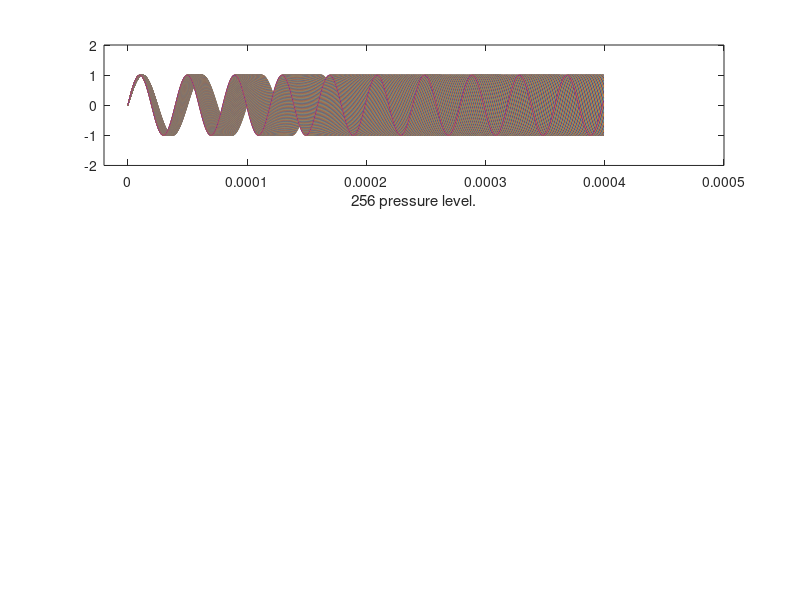

This chart was generated by the following MATLAB code:
%mducng/SoC/D2/G2touch
clc;
clear;
close all;
%%%%%%%%%%%%%%%%%%%%%%%%%%%%%%%%%%%%%%%%%%%%%%%%%%%%%%%%%%%%%%%%%%%%%%%%%%%
Fs                  =  1000000;                 % Sampling freq
fP                  =  20000;                   % Base freq
sps                 =  400;                     % # samples per symbol
ns                  =  0:(sps-1);               % Samples vectors
%%%%%%%%%%%%%%%%%%%%%%%%%%%%%%%%%%%%%%%%%%%%%%%%%%%%%%%%%%%%%%%%%%%%%%%%%%%
SymbolPressure1     =  sin(2*pi*ns*(fP+1*20)/Fs);
SymbolPressure2     =  sin(2*pi*ns*(fP+2*20)/Fs);
SymbolPressure3     =  sin(2*pi*ns*(fP+3*20)/Fs);
SymbolPressure4     =  sin(2*pi*ns*(fP+4*20)/Fs);
SymbolPressure5     =  sin(2*pi*ns*(fP+5*20)/Fs);
SymbolPressure6     =  sin(2*pi*ns*(fP+6*20)/Fs);
SymbolPressure7     =  sin(2*pi*ns*(fP+7*20)/Fs);
SymbolPressure8     =  sin(2*pi*ns*(fP+8*20)/Fs);
SymbolPressure9     =  sin(2*pi*ns*(fP+9*20)/Fs);
SymbolPressure10     =  sin(2*pi*ns*(fP+10*20)/Fs);
SymbolPressure11     =  sin(2*pi*ns*(fP+11*20)/Fs);
SymbolPressure12     =  sin(2*pi*ns*(fP+12*20)/Fs);
SymbolPressure13     =  sin(2*pi*ns*(fP+13*20)/Fs);
SymbolPressure14     =  sin(2*pi*ns*(fP+14*20)/Fs);
SymbolPressure15     =  sin(2*pi*ns*(fP+15*20)/Fs);
SymbolPressure16     =  sin(2*pi*ns*(fP+16*20)/Fs);
SymbolPressure17     =  sin(2*pi*ns*(fP+17*20)/Fs);
SymbolPressure18     =  sin(2*pi*ns*(fP+18*20)/Fs);
SymbolPressure19     =  sin(2*pi*ns*(fP+19*20)/Fs);
SymbolPressure20     =  sin(2*pi*ns*(fP+20*20)/Fs);
SymbolPressure21     =  sin(2*pi*ns*(fP+21*20)/Fs);
SymbolPressure22     =  sin(2*pi*ns*(fP+22*20)/Fs);
SymbolPressure23     =  sin(2*pi*ns*(fP+23*20)/Fs);
SymbolPressure24     =  sin(2*pi*ns*(fP+24*20)/Fs);
SymbolPressure25     =  sin(2*pi*ns*(fP+25*20)/Fs);
SymbolPressure26     =  sin(2*pi*ns*(fP+26*20)/Fs);
SymbolPressure27     =  sin(2*pi*ns*(fP+27*20)/Fs);
SymbolPressure28     =  sin(2*pi*ns*(fP+28*20)/Fs);
SymbolPressure29     =  sin(2*pi*ns*(fP+29*20)/Fs);
SymbolPressure30     =  sin(2*pi*ns*(fP+30*20)/Fs);
SymbolPressure31     =  sin(2*pi*ns*(fP+31*20)/Fs);
SymbolPressure32     =  sin(2*pi*ns*(fP+32*20)/Fs);
SymbolPressure33     =  sin(2*pi*ns*(fP+33*20)/Fs);
SymbolPressure34     =  sin(2*pi*ns*(fP+34*20)/Fs);
SymbolPressure35     =  sin(2*pi*ns*(fP+35*20)/Fs);
SymbolPressure36     =  sin(2*pi*ns*(fP+36*20)/Fs);
SymbolPressure37     =  sin(2*pi*ns*(fP+37*20)/Fs);
SymbolPressure38     =  sin(2*pi*ns*(fP+38*20)/Fs);
SymbolPressure39     =  sin(2*pi*ns*(fP+39*20)/Fs);
SymbolPressure40     =  sin(2*pi*ns*(fP+40*20)/Fs);
SymbolPressure41     =  sin(2*pi*ns*(fP+41*20)/Fs);
SymbolPressure42     =  sin(2*pi*ns*(fP+42*20)/Fs);
SymbolPressure43     =  sin(2*pi*ns*(fP+43*20)/Fs);
SymbolPressure44     =  sin(2*pi*ns*(fP+44*20)/Fs);
SymbolPressure45     =  sin(2*pi*ns*(fP+45*20)/Fs);
SymbolPressure46     =  sin(2*pi*ns*(fP+46*20)/Fs);
SymbolPressure47     =  sin(2*pi*ns*(fP+47*20)/Fs);
SymbolPressure48     =  sin(2*pi*ns*(fP+48*20)/Fs);
SymbolPressure49     =  sin(2*pi*ns*(fP+49*20)/Fs);
SymbolPressure50     =  sin(2*pi*ns*(fP+50*20)/Fs);
SymbolPressure51     =  sin(2*pi*ns*(fP+51*20)/Fs);
SymbolPressure52     =  sin(2*pi*ns*(fP+52*20)/Fs);
SymbolPressure53     =  sin(2*pi*ns*(fP+53*20)/Fs);
SymbolPressure54     =  sin(2*pi*ns*(fP+54*20)/Fs);
SymbolPressure55     =  sin(2*pi*ns*(fP+55*20)/Fs);
SymbolPressure56     =  sin(2*pi*ns*(fP+56*20)/Fs);
SymbolPressure57     =  sin(2*pi*ns*(fP+57*20)/Fs);
SymbolPressure58     =  sin(2*pi*ns*(fP+58*20)/Fs);
SymbolPressure59     =  sin(2*pi*ns*(fP+59*20)/Fs);
SymbolPressure60     =  sin(2*pi*ns*(fP+60*20)/Fs);
SymbolPressure61     =  sin(2*pi*ns*(fP+61*20)/Fs);
SymbolPressure62     =  sin(2*pi*ns*(fP+62*20)/Fs);
SymbolPressure63     =  sin(2*pi*ns*(fP+63*20)/Fs);
SymbolPressure64     =  sin(2*pi*ns*(fP+64*20)/Fs);
SymbolPressure65     =  sin(2*pi*ns*(fP+65*20)/Fs);
SymbolPressure66     =  sin(2*pi*ns*(fP+66*20)/Fs);
SymbolPressure67     =  sin(2*pi*ns*(fP+67*20)/Fs);
SymbolPressure68     =  sin(2*pi*ns*(fP+68*20)/Fs);
SymbolPressure69     =  sin(2*pi*ns*(fP+69*20)/Fs);
SymbolPressure70     =  sin(2*pi*ns*(fP+70*20)/Fs);
SymbolPressure71     =  sin(2*pi*ns*(fP+71*20)/Fs);
SymbolPressure72     =  sin(2*pi*ns*(fP+72*20)/Fs);
SymbolPressure73     =  sin(2*pi*ns*(fP+73*20)/Fs);
SymbolPressure74     =  sin(2*pi*ns*(fP+74*20)/Fs);
SymbolPressure75     =  sin(2*pi*ns*(fP+75*20)/Fs);
SymbolPressure76     =  sin(2*pi*ns*(fP+76*20)/Fs);
SymbolPressure77     =  sin(2*pi*ns*(fP+77*20)/Fs);
SymbolPressure78     =  sin(2*pi*ns*(fP+78*20)/Fs);
SymbolPressure79     =  sin(2*pi*ns*(fP+79*20)/Fs);
SymbolPressure80     =  sin(2*pi*ns*(fP+80*20)/Fs);
SymbolPressure81     =  sin(2*pi*ns*(fP+81*20)/Fs);
SymbolPressure82     =  sin(2*pi*ns*(fP+82*20)/Fs);
SymbolPressure83     =  sin(2*pi*ns*(fP+83*20)/Fs);
SymbolPressure84     =  sin(2*pi*ns*(fP+84*20)/Fs);
SymbolPressure85     =  sin(2*pi*ns*(fP+85*20)/Fs);
SymbolPressure86     =  sin(2*pi*ns*(fP+86*20)/Fs);
SymbolPressure87     =  sin(2*pi*ns*(fP+87*20)/Fs);
SymbolPressure88     =  sin(2*pi*ns*(fP+88*20)/Fs);
SymbolPressure89     =  sin(2*pi*ns*(fP+89*20)/Fs);
SymbolPressure90     =  sin(2*pi*ns*(fP+90*20)/Fs);
SymbolPressure91     =  sin(2*pi*ns*(fP+91*20)/Fs);
SymbolPressure92     =  sin(2*pi*ns*(fP+92*20)/Fs);
SymbolPressure93     =  sin(2*pi*ns*(fP+93*20)/Fs);
SymbolPressure94     =  sin(2*pi*ns*(fP+94*20)/Fs);
SymbolPressure95     =  sin(2*pi*ns*(fP+95*20)/Fs);
SymbolPressure96     =  sin(2*pi*ns*(fP+96*20)/Fs);
SymbolPressure97     =  sin(2*pi*ns*(fP+97*20)/Fs);
SymbolPressure98     =  sin(2*pi*ns*(fP+98*20)/Fs);
SymbolPressure99     =  sin(2*pi*ns*(fP+99*20)/Fs);
SymbolPressure100     =  sin(2*pi*ns*(fP+100*20)/Fs);
SymbolPressure101     =  sin(2*pi*ns*(fP+101*20)/Fs);
SymbolPressure102     =  sin(2*pi*ns*(fP+102*20)/Fs);
SymbolPressure103     =  sin(2*pi*ns*(fP+103*20)/Fs);
SymbolPressure104     =  sin(2*pi*ns*(fP+104*20)/Fs);
SymbolPressure105     =  sin(2*pi*ns*(fP+105*20)/Fs);
SymbolPressure106     =  sin(2*pi*ns*(fP+106*20)/Fs);
SymbolPressure107     =  sin(2*pi*ns*(fP+107*20)/Fs);
SymbolPressure108     =  sin(2*pi*ns*(fP+108*20)/Fs);
SymbolPressure109     =  sin(2*pi*ns*(fP+109*20)/Fs);
SymbolPressure110     =  sin(2*pi*ns*(fP+110*20)/Fs);
SymbolPressure111     =  sin(2*pi*ns*(fP+111*20)/Fs);
SymbolPressure112     =  sin(2*pi*ns*(fP+112*20)/Fs);
SymbolPressure113     =  sin(2*pi*ns*(fP+113*20)/Fs);
SymbolPressure114     =  sin(2*pi*ns*(fP+114*20)/Fs);
SymbolPressure115     =  sin(2*pi*ns*(fP+115*20)/Fs);
SymbolPressure116     =  sin(2*pi*ns*(fP+116*20)/Fs);
SymbolPressure117     =  sin(2*pi*ns*(fP+117*20)/Fs);
SymbolPressure118     =  sin(2*pi*ns*(fP+118*20)/Fs);
SymbolPressure119     =  sin(2*pi*ns*(fP+119*20)/Fs);
SymbolPressure120     =  sin(2*pi*ns*(fP+120*20)/Fs);
SymbolPressure121     =  sin(2*pi*ns*(fP+121*20)/Fs);
SymbolPressure122     =  sin(2*pi*ns*(fP+122*20)/Fs);
SymbolPressure123     =  sin(2*pi*ns*(fP+123*20)/Fs);
SymbolPressure124     =  sin(2*pi*ns*(fP+124*20)/Fs);
SymbolPressure125     =  sin(2*pi*ns*(fP+125*20)/Fs);
SymbolPressure126     =  sin(2*pi*ns*(fP+126*20)/Fs);
SymbolPressure127     =  sin(2*pi*ns*(fP+127*20)/Fs);
SymbolPressure128     =  sin(2*pi*ns*(fP+128*20)/Fs);
SymbolPressure129     =  sin(2*pi*ns*(fP+129*20)/Fs);
SymbolPressure130     =  sin(2*pi*ns*(fP+130*20)/Fs);
SymbolPressure131     =  sin(2*pi*ns*(fP+131*20)/Fs);
SymbolPressure132     =  sin(2*pi*ns*(fP+132*20)/Fs);
SymbolPressure133     =  sin(2*pi*ns*(fP+133*20)/Fs);
SymbolPressure134     =  sin(2*pi*ns*(fP+134*20)/Fs);
SymbolPressure135     =  sin(2*pi*ns*(fP+135*20)/Fs);
SymbolPressure136     =  sin(2*pi*ns*(fP+136*20)/Fs);
SymbolPressure137     =  sin(2*pi*ns*(fP+137*20)/Fs);
SymbolPressure138     =  sin(2*pi*ns*(fP+138*20)/Fs);
SymbolPressure139     =  sin(2*pi*ns*(fP+139*20)/Fs);
SymbolPressure140     =  sin(2*pi*ns*(fP+140*20)/Fs);
SymbolPressure141     =  sin(2*pi*ns*(fP+141*20)/Fs);
SymbolPressure142     =  sin(2*pi*ns*(fP+142*20)/Fs);
SymbolPressure143     =  sin(2*pi*ns*(fP+143*20)/Fs);
SymbolPressure144     =  sin(2*pi*ns*(fP+144*20)/Fs);
SymbolPressure145     =  sin(2*pi*ns*(fP+145*20)/Fs);
SymbolPressure146     =  sin(2*pi*ns*(fP+146*20)/Fs);
SymbolPressure147     =  sin(2*pi*ns*(fP+147*20)/Fs);
SymbolPressure148     =  sin(2*pi*ns*(fP+148*20)/Fs);
SymbolPressure149     =  sin(2*pi*ns*(fP+149*20)/Fs);
SymbolPressure150     =  sin(2*pi*ns*(fP+150*20)/Fs);
SymbolPressure151     =  sin(2*pi*ns*(fP+151*20)/Fs);
SymbolPressure152     =  sin(2*pi*ns*(fP+152*20)/Fs);
SymbolPressure153     =  sin(2*pi*ns*(fP+153*20)/Fs);
SymbolPressure154     =  sin(2*pi*ns*(fP+154*20)/Fs);
SymbolPressure155     =  sin(2*pi*ns*(fP+155*20)/Fs);
SymbolPressure156     =  sin(2*pi*ns*(fP+156*20)/Fs);
SymbolPressure157     =  sin(2*pi*ns*(fP+157*20)/Fs);
SymbolPressure158     =  sin(2*pi*ns*(fP+158*20)/Fs);
SymbolPressure159     =  sin(2*pi*ns*(fP+159*20)/Fs);
SymbolPressure160     =  sin(2*pi*ns*(fP+160*20)/Fs);
SymbolPressure161     =  sin(2*pi*ns*(fP+161*20)/Fs);
SymbolPressure162     =  sin(2*pi*ns*(fP+162*20)/Fs);
SymbolPressure163     =  sin(2*pi*ns*(fP+163*20)/Fs);
SymbolPressure164     =  sin(2*pi*ns*(fP+164*20)/Fs);
SymbolPressure165     =  sin(2*pi*ns*(fP+165*20)/Fs);
SymbolPressure166     =  sin(2*pi*ns*(fP+166*20)/Fs);
SymbolPressure167     =  sin(2*pi*ns*(fP+167*20)/Fs);
SymbolPressure168     =  sin(2*pi*ns*(fP+168*20)/Fs);
SymbolPressure169     =  sin(2*pi*ns*(fP+169*20)/Fs);
SymbolPressure170     =  sin(2*pi*ns*(fP+170*20)/Fs);
SymbolPressure171     =  sin(2*pi*ns*(fP+171*20)/Fs);
SymbolPressure172     =  sin(2*pi*ns*(fP+172*20)/Fs);
SymbolPressure173     =  sin(2*pi*ns*(fP+173*20)/Fs);
SymbolPressure174     =  sin(2*pi*ns*(fP+174*20)/Fs);
SymbolPressure175     =  sin(2*pi*ns*(fP+175*20)/Fs);
SymbolPressure176     =  sin(2*pi*ns*(fP+176*20)/Fs);
SymbolPressure177     =  sin(2*pi*ns*(fP+177*20)/Fs);
SymbolPressure178     =  sin(2*pi*ns*(fP+178*20)/Fs);
SymbolPressure179     =  sin(2*pi*ns*(fP+179*20)/Fs);
SymbolPressure180     =  sin(2*pi*ns*(fP+180*20)/Fs);
SymbolPressure181     =  sin(2*pi*ns*(fP+181*20)/Fs);
SymbolPressure182     =  sin(2*pi*ns*(fP+182*20)/Fs);
SymbolPressure183     =  sin(2*pi*ns*(fP+183*20)/Fs);
SymbolPressure184     =  sin(2*pi*ns*(fP+184*20)/Fs);
SymbolPressure185     =  sin(2*pi*ns*(fP+185*20)/Fs);
SymbolPressure186     =  sin(2*pi*ns*(fP+186*20)/Fs);
SymbolPressure187     =  sin(2*pi*ns*(fP+187*20)/Fs);
SymbolPressure188     =  sin(2*pi*ns*(fP+188*20)/Fs);
SymbolPressure189     =  sin(2*pi*ns*(fP+189*20)/Fs);
SymbolPressure190     =  sin(2*pi*ns*(fP+190*20)/Fs);
SymbolPressure191     =  sin(2*pi*ns*(fP+191*20)/Fs);
SymbolPressure192     =  sin(2*pi*ns*(fP+192*20)/Fs);
SymbolPressure193     =  sin(2*pi*ns*(fP+193*20)/Fs);
SymbolPressure194     =  sin(2*pi*ns*(fP+194*20)/Fs);
SymbolPressure195     =  sin(2*pi*ns*(fP+195*20)/Fs);
SymbolPressure196     =  sin(2*pi*ns*(fP+196*20)/Fs);
SymbolPressure197     =  sin(2*pi*ns*(fP+197*20)/Fs);
SymbolPressure198     =  sin(2*pi*ns*(fP+198*20)/Fs);
SymbolPressure199     =  sin(2*pi*ns*(fP+199*20)/Fs);
SymbolPressure200     =  sin(2*pi*ns*(fP+200*20)/Fs);
SymbolPressure201     =  sin(2*pi*ns*(fP+201*20)/Fs);
SymbolPressure202     =  sin(2*pi*ns*(fP+202*20)/Fs);
SymbolPressure203     =  sin(2*pi*ns*(fP+203*20)/Fs);
SymbolPressure204     =  sin(2*pi*ns*(fP+204*20)/Fs);
SymbolPressure205     =  sin(2*pi*ns*(fP+205*20)/Fs);
SymbolPressure206     =  sin(2*pi*ns*(fP+206*20)/Fs);
SymbolPressure207     =  sin(2*pi*ns*(fP+207*20)/Fs);
SymbolPressure208     =  sin(2*pi*ns*(fP+208*20)/Fs);
SymbolPressure209     =  sin(2*pi*ns*(fP+209*20)/Fs);
SymbolPressure210     =  sin(2*pi*ns*(fP+210*20)/Fs);
SymbolPressure211     =  sin(2*pi*ns*(fP+211*20)/Fs);
SymbolPressure212     =  sin(2*pi*ns*(fP+212*20)/Fs);
SymbolPressure213     =  sin(2*pi*ns*(fP+213*20)/Fs);
SymbolPressure214     =  sin(2*pi*ns*(fP+214*20)/Fs);
SymbolPressure215     =  sin(2*pi*ns*(fP+215*20)/Fs);
SymbolPressure216     =  sin(2*pi*ns*(fP+216*20)/Fs);
SymbolPressure217     =  sin(2*pi*ns*(fP+217*20)/Fs);
SymbolPressure218     =  sin(2*pi*ns*(fP+218*20)/Fs);
SymbolPressure219     =  sin(2*pi*ns*(fP+219*20)/Fs);
SymbolPressure220     =  sin(2*pi*ns*(fP+220*20)/Fs);
SymbolPressure221     =  sin(2*pi*ns*(fP+221*20)/Fs);
SymbolPressure222     =  sin(2*pi*ns*(fP+222*20)/Fs);
SymbolPressure223     =  sin(2*pi*ns*(fP+223*20)/Fs);
SymbolPressure224     =  sin(2*pi*ns*(fP+224*20)/Fs);
SymbolPressure225     =  sin(2*pi*ns*(fP+225*20)/Fs);
SymbolPressure226     =  sin(2*pi*ns*(fP+226*20)/Fs);
SymbolPressure227     =  sin(2*pi*ns*(fP+227*20)/Fs);
SymbolPressure228     =  sin(2*pi*ns*(fP+228*20)/Fs);
SymbolPressure229     =  sin(2*pi*ns*(fP+229*20)/Fs);
SymbolPressure230     =  sin(2*pi*ns*(fP+230*20)/Fs);
SymbolPressure231     =  sin(2*pi*ns*(fP+231*20)/Fs);
SymbolPressure232     =  sin(2*pi*ns*(fP+232*20)/Fs);
SymbolPressure233     =  sin(2*pi*ns*(fP+233*20)/Fs);
SymbolPressure234     =  sin(2*pi*ns*(fP+234*20)/Fs);
SymbolPressure235     =  sin(2*pi*ns*(fP+235*20)/Fs);
SymbolPressure236     =  sin(2*pi*ns*(fP+236*20)/Fs);
SymbolPressure237     =  sin(2*pi*ns*(fP+237*20)/Fs);
SymbolPressure238     =  sin(2*pi*ns*(fP+238*20)/Fs);
SymbolPressure239     =  sin(2*pi*ns*(fP+239*20)/Fs);
SymbolPressure240     =  sin(2*pi*ns*(fP+240*20)/Fs);
SymbolPressure241     =  sin(2*pi*ns*(fP+241*20)/Fs);
SymbolPressure242     =  sin(2*pi*ns*(fP+242*20)/Fs);
SymbolPressure243     =  sin(2*pi*ns*(fP+243*20)/Fs);
SymbolPressure244     =  sin(2*pi*ns*(fP+244*20)/Fs);
SymbolPressure245     =  sin(2*pi*ns*(fP+245*20)/Fs);
SymbolPressure246     =  sin(2*pi*ns*(fP+246*20)/Fs);
SymbolPressure247     =  sin(2*pi*ns*(fP+247*20)/Fs);
SymbolPressure248     =  sin(2*pi*ns*(fP+248*20)/Fs);
SymbolPressure249     =  sin(2*pi*ns*(fP+249*20)/Fs);
SymbolPressure250     =  sin(2*pi*ns*(fP+250*20)/Fs);
SymbolPressure251     =  sin(2*pi*ns*(fP+251*20)/Fs);
SymbolPressure252     =  sin(2*pi*ns*(fP+252*20)/Fs);
SymbolPressure253     =  sin(2*pi*ns*(fP+253*20)/Fs);
SymbolPressure254     =  sin(2*pi*ns*(fP+254*20)/Fs);
SymbolPressure255     =  sin(2*pi*ns*(fP+255*20)/Fs);
SymbolPressure256     =  sin(2*pi*ns*(fP+256*20)/Fs);
%%%%%%%%%%%%%%%%%%%%%%%%%%%%%%%%%%%%%%%%%%%%%%%%%%%%%%%%%%%%%%%%%%%%%%%%%%%
tS                  = (0:length(SymbolPressure1)-1)*1/Fs;  %t received symbol
%%%%%%%%%%%%%%%%%%%%%%%%%%%%%%%%%%%%%%%%%%%%%%%%%%%%%%%%%%%%%%%%%%%%%%%%%%%
subplot(3,1,1);
plot(tS,SymbolPressure1,...
tS,SymbolPressure2,...
tS,SymbolPressure3,...
tS,SymbolPressure4,...
tS,SymbolPressure5,...
tS,SymbolPressure6,...
tS,SymbolPressure7,...
tS,SymbolPressure8,...
tS,SymbolPressure9,...
tS,SymbolPressure10,...
tS,SymbolPressure11,...
tS,SymbolPressure12,...
tS,SymbolPressure13,...
tS,SymbolPressure14,...
tS,SymbolPressure15,...
tS,SymbolPressure16,...
tS,SymbolPressure17,...
tS,SymbolPressure18,...
tS,SymbolPressure19,...
tS,SymbolPressure20,...
tS,SymbolPressure21,...
tS,SymbolPressure22,...
tS,SymbolPressure23,...
tS,SymbolPressure24,...
tS,SymbolPressure25,...
tS,SymbolPressure26,...
tS,SymbolPressure27,...
tS,SymbolPressure28,...
tS,SymbolPressure29,...
tS,SymbolPressure30,...
tS,SymbolPressure31,...
tS,SymbolPressure32,...
tS,SymbolPressure33,...
tS,SymbolPressure34,...
tS,SymbolPressure35,...
tS,SymbolPressure36,...
tS,SymbolPressure37,...
tS,SymbolPressure38,...
tS,SymbolPressure39,...
tS,SymbolPressure40,...
tS,SymbolPressure41,...
tS,SymbolPressure42,...
tS,SymbolPressure43,...
tS,SymbolPressure44,...
tS,SymbolPressure45,...
tS,SymbolPressure46,...
tS,SymbolPressure47,...
tS,SymbolPressure48,...
tS,SymbolPressure49,...
tS,SymbolPressure50,...
tS,SymbolPressure51,...
tS,SymbolPressure52,...
tS,SymbolPressure53,...
tS,SymbolPressure54,...
tS,SymbolPressure55,...
tS,SymbolPressure56,...
tS,SymbolPressure57,...
tS,SymbolPressure58,...
tS,SymbolPressure59,...
tS,SymbolPressure60,...
tS,SymbolPressure61,...
tS,SymbolPressure62,...
tS,SymbolPressure63,...
tS,SymbolPressure64,...
tS,SymbolPressure65,...
tS,SymbolPressure66,...
tS,SymbolPressure67,...
tS,SymbolPressure68,...
tS,SymbolPressure69,...
tS,SymbolPressure70,...
tS,SymbolPressure71,...
tS,SymbolPressure72,...
tS,SymbolPressure73,...
tS,SymbolPressure74,...
tS,SymbolPressure75,...
tS,SymbolPressure76,...
tS,SymbolPressure77,...
tS,SymbolPressure78,...
tS,SymbolPressure79,...
tS,SymbolPressure80,...
tS,SymbolPressure81,...
tS,SymbolPressure82,...
tS,SymbolPressure83,...
tS,SymbolPressure84,...
tS,SymbolPressure85,...
tS,SymbolPressure86,...
tS,SymbolPressure87,...
tS,SymbolPressure88,...
tS,SymbolPressure89,...
tS,SymbolPressure90,...
tS,SymbolPressure91,...
tS,SymbolPressure92,...
tS,SymbolPressure93,...
tS,SymbolPressure94,...
tS,SymbolPressure95,...
tS,SymbolPressure96,...
tS,SymbolPressure97,...
tS,SymbolPressure98,...
tS,SymbolPressure99,...
tS,SymbolPressure100,...
tS,SymbolPressure101,...
tS,SymbolPressure102,...
tS,SymbolPressure103,...
tS,SymbolPressure104,...
tS,SymbolPressure105,...
tS,SymbolPressure106,...
tS,SymbolPressure107,...
tS,SymbolPressure108,...
tS,SymbolPressure109,...
tS,SymbolPressure110,...
tS,SymbolPressure111,...
tS,SymbolPressure112,...
tS,SymbolPressure113,...
tS,SymbolPressure114,...
tS,SymbolPressure115,...
tS,SymbolPressure116,...
tS,SymbolPressure117,...
tS,SymbolPressure118,...
tS,SymbolPressure119,...
tS,SymbolPressure120,...
tS,SymbolPressure121,...
tS,SymbolPressure122,...
tS,SymbolPressure123,...
tS,SymbolPressure124,...
tS,SymbolPressure125,...
tS,SymbolPressure126,...
tS,SymbolPressure127,...
tS,SymbolPressure128,...
tS,SymbolPressure129,...
tS,SymbolPressure130,...
tS,SymbolPressure131,...
tS,SymbolPressure132,...
tS,SymbolPressure133,...
tS,SymbolPressure134,...
tS,SymbolPressure135,...
tS,SymbolPressure136,...
tS,SymbolPressure137,...
tS,SymbolPressure138,...
tS,SymbolPressure139,...
tS,SymbolPressure140,...
tS,SymbolPressure141,...
tS,SymbolPressure142,...
tS,SymbolPressure143,...
tS,SymbolPressure144,...
tS,SymbolPressure145,...
tS,SymbolPressure146,...
tS,SymbolPressure147,...
tS,SymbolPressure148,...
tS,SymbolPressure149,...
tS,SymbolPressure150,...
tS,SymbolPressure151,...
tS,SymbolPressure152,...
tS,SymbolPressure153,...
tS,SymbolPressure154,...
tS,SymbolPressure155,...
tS,SymbolPressure156,...
tS,SymbolPressure157,...
tS,SymbolPressure158,...
tS,SymbolPressure159,...
tS,SymbolPressure160,...
tS,SymbolPressure161,...
tS,SymbolPressure162,...
tS,SymbolPressure163,...
tS,SymbolPressure164,...
tS,SymbolPressure165,...
tS,SymbolPressure166,...
tS,SymbolPressure167,...
tS,SymbolPressure168,...
tS,SymbolPressure169,...
tS,SymbolPressure170,...
tS,SymbolPressure171,...
tS,SymbolPressure172,...
tS,SymbolPressure173,...
tS,SymbolPressure174,...
tS,SymbolPressure175,...
tS,SymbolPressure176,...
tS,SymbolPressure177,...
tS,SymbolPressure178,...
tS,SymbolPressure179,...
tS,SymbolPressure180,...
tS,SymbolPressure181,...
tS,SymbolPressure182,...
tS,SymbolPressure183,...
tS,SymbolPressure184,...
tS,SymbolPressure185,...
tS,SymbolPressure186,...
tS,SymbolPressure187,...
tS,SymbolPressure188,...
tS,SymbolPressure189,...
tS,SymbolPressure190,...
tS,SymbolPressure191,...
tS,SymbolPressure192,...
tS,SymbolPressure193,...
tS,SymbolPressure194,...
tS,SymbolPressure195,...
tS,SymbolPressure196,...
tS,SymbolPressure197,...
tS,SymbolPressure198,...
tS,SymbolPressure199,...
tS,SymbolPressure200,...
tS,SymbolPressure201,...
tS,SymbolPressure202,...
tS,SymbolPressure203,...
tS,SymbolPressure204,...
tS,SymbolPressure205,...
tS,SymbolPressure206,...
tS,SymbolPressure207,...
tS,SymbolPressure208,...
tS,SymbolPressure209,...
tS,SymbolPressure210,...
tS,SymbolPressure211,...
tS,SymbolPressure212,...
tS,SymbolPressure213,...
tS,SymbolPressure214,...
tS,SymbolPressure215,...
tS,SymbolPressure216,...
tS,SymbolPressure217,...
tS,SymbolPressure218,...
tS,SymbolPressure219,...
tS,SymbolPressure220,...
tS,SymbolPressure221,...
tS,SymbolPressure222,...
tS,SymbolPressure223,...
tS,SymbolPressure224,...
tS,SymbolPressure225,...
tS,SymbolPressure226,...
tS,SymbolPressure227,...
tS,SymbolPressure228,...
tS,SymbolPressure229,...
tS,SymbolPressure230,...
tS,SymbolPressure231,...
tS,SymbolPressure232,...
tS,SymbolPressure233,...
tS,SymbolPressure234,...
tS,SymbolPressure235,...
tS,SymbolPressure236,...
tS,SymbolPressure237,...
tS,SymbolPressure238,...
tS,SymbolPressure239,...
tS,SymbolPressure240,...
tS,SymbolPressure241,...
tS,SymbolPressure242,...
tS,SymbolPressure243,...
tS,SymbolPressure244,...
tS,SymbolPressure245,...
tS,SymbolPressure246,...
tS,SymbolPressure247,...
tS,SymbolPressure248,...
tS,SymbolPressure249,...
tS,SymbolPressure250,...
tS,SymbolPressure251,...
tS,SymbolPressure252,...
tS,SymbolPressure253,...
tS,SymbolPressure254,...
tS,SymbolPressure255,...
tS,SymbolPressure256)
xlabel("256 pressure level.");
axis([-20*1/Fs 500*1/Fs -2 2]);
